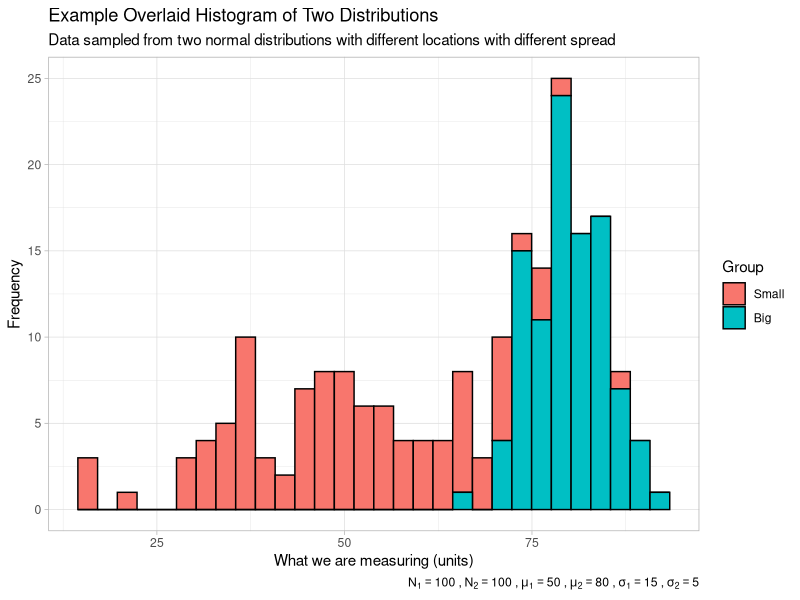

This figure's R source:
# install.packages("ggplot2") #uncomment if need to install ggplot2
library(ggplot2)
distributions.df <- data.frame(data = c(rnorm(100,50,15),rnorm(100,80,5)),group = c(rep("big",100),rep("small",100)))
ggplot(data = distributions.df) +
  geom_histogram(mapping = aes(x = data,fill = group),group = "group",colour = "black") +
  theme_light() +
  labs(title = "Example Overlaid Histogram of Two Distributions", 
       caption = expression(N[1]==100~","~N[2]==100~","~mu[1]==50~","~mu[2]==80~","~sigma[1]==15~","~sigma[2]==5),
       subtitle = "Data sampled from two normal distributions with different locations with different spread",y = "Frequency",x = "What we are measuring (units)") +
  scale_fill_discrete(name = "Group",labels = c("Small","Big"))